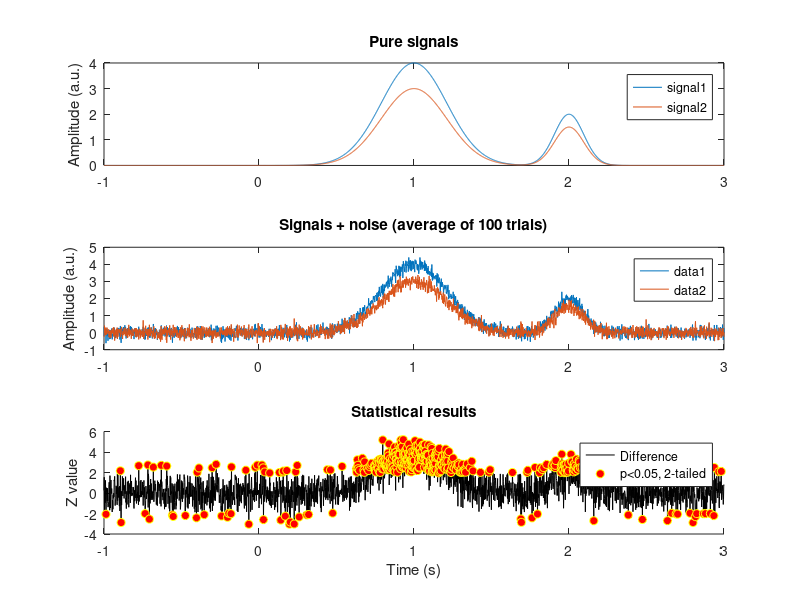

Reproduce this figure in MATLAB.
%%
%     COURSE: Solved challenges in neural time series analysis
%    SECTION: Inferrential statistics
%      VIDEO: Permutation testing in simulated time series
% Instructor: sincxpress.com
%
%%

% generic simulation parameters
npnts = 2501;
time  = linspace(-1,3,npnts)'; % force column vector
srate = 1./mean(diff(time));   % Hz
ntrials = 100;  % per condition!
nPerms  = 1000; % number of iterations in permutation testing
pval    = .05;  % p-value threshold

% signal-specific parameters
amplit1 = 4;
amplit2 = 3;
noise1  = 2;
noise2  = 2;

% create two "pure" signals
pure1 = amplit1   * exp( -4*log(2)*(time-1).^2 / .25 ) + ...
        amplit1/2 * exp( -4*log(2)*(time-2).^2 / .05 );

pure2 = amplit2   * exp( -4*log(2)*(time-1).^2 / .25 ) + ...
        amplit2/2 * exp( -4*log(2)*(time-2).^2 / .05 );


% create dataset: pure signal plus random noise
data1 = pure1*ones(1,ntrials) + randn(npnts,ntrials)*noise1;
data2 = pure2*ones(1,ntrials) + randn(npnts,ntrials)*noise2;


% plot
figure(1), clf
subplot(311)
plot(time,pure1, time,pure2)
ylabel('Amplitude (a.u.)')
legend({'signal1';'signal2'})
title('Pure signals')

subplot(312)
plot(time,mean(data1,2), time,mean(data2,2))
ylabel('Amplitude (a.u.)')
legend({'data1';'data2'})
title([ 'Signals + noise (average of ' num2str(ntrials) ' trials)' ])

%% permutation testing

% put data together into one matrix with 2N trials
data3d = cat(2,data1,data2);

% generate true condition labels
condlabels = (1:ntrials*2)>ntrials;

% initialize
permutedDiffs = zeros(npnts,nPerms);

for permi = 1:nPerms
    
    % shuffle condition label vector
    fakeconds = condlabels( randperm(2*ntrials) );
    
    % compute and store difference time series
    mean1 = mean( data3d(:,fakeconds==0),2 );
    mean2 = mean( data3d(:,fakeconds==1),2 );
    permutedDiffs(:,permi) = mean1-mean2;
end


% compute z-score difference
obsdiff = mean(data3d(:,condlabels==0),2) - mean(data3d(:,condlabels==1),2);
zdiff   = (obsdiff-mean(permutedDiffs,2)) ./ std(permutedDiffs,[],2);

% statistically threshold the final result
sigThresh = norminv(1-pval/2); % note: two-tailed!
zthresh = zdiff;
zthresh( abs(zthresh)<sigThresh ) = 0;

%% plot 

subplot(313), hold on
plot(time,zdiff,'k')
plot(time(logical(zthresh)), zthresh(find(zthresh)),'yo','markerfacecolor','r')
xlabel('Time (s)'), ylabel('Z value')
title('Statistical results')
legend({'Difference';[ 'p<' num2str(pval) ', 2-tailed' ]})

%% 
